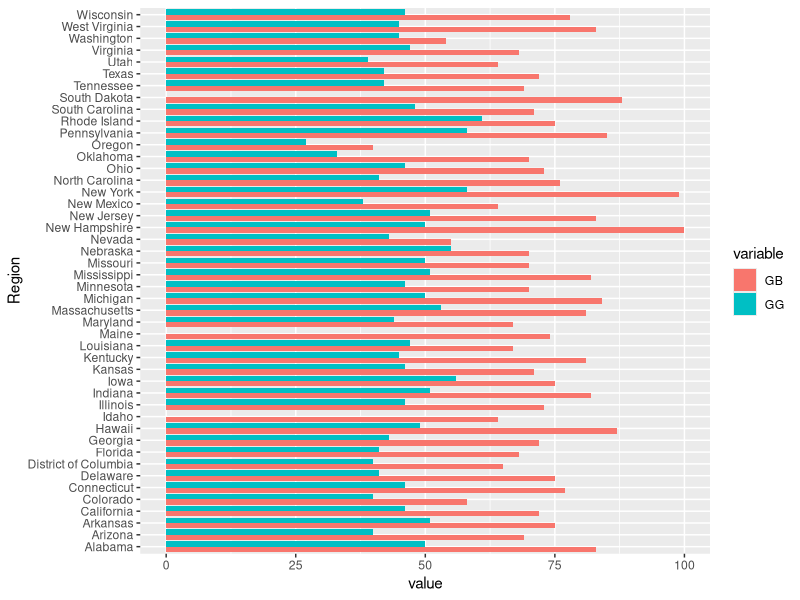

Generate this figure with R:
## ---- chunk 1
knitr::opts_chunk$set(echo = TRUE)
library(readr)
## ---- chunk 2
gm <- read_csv("Data/geoMap.csv", skip = 2)
colnames(gm) <- c("Region", "GB", "GG")
gm$GB <- as.numeric(gm$GB)
gm$GG <- as.numeric(gm$GG)
## ---- chunk 3
gm <- replace(gm, is.na(gm), 0)
gm$Region[which(gm$GG == 0)]
## ---- chunk 4
attach(gm)
n = 0
for (i in 1:length(Region)){
  if (GB[i] > GG[i]){
    n = n + 1
  }
}
print(n)
## ---- chunk 5
n = 0
for (i in 1:length(gm$Region)){
  if (gm$GB[i] < as.numeric(gm$GG[i]) + 10){
    n = n + 1
    print(gm$Region[i])
  }
}
## ---- chunk 6
n = 0
for (i in 1:length(gm$Region)){
  if (gm$GB[i] < as.numeric(gm$GG[i]) + 10){
    n = n + 1
  }
}
cat((n/length(gm$Region))*100, "%")
## ---- chunk 7
i = length(which(gm$Region == "New Hampshire"))
print(gm$GG[i]/gm$GB[i])
## ---- chunk 8
library(ggplot2)
library(reshape2)
gm_bar <- melt(gm, id.vars = "Region")
head(gm_bar)

ggplot(gm_bar, aes(x = Region, y = value, fill = variable)) +
  geom_bar(stat='identity', position='dodge') + coord_flip()
